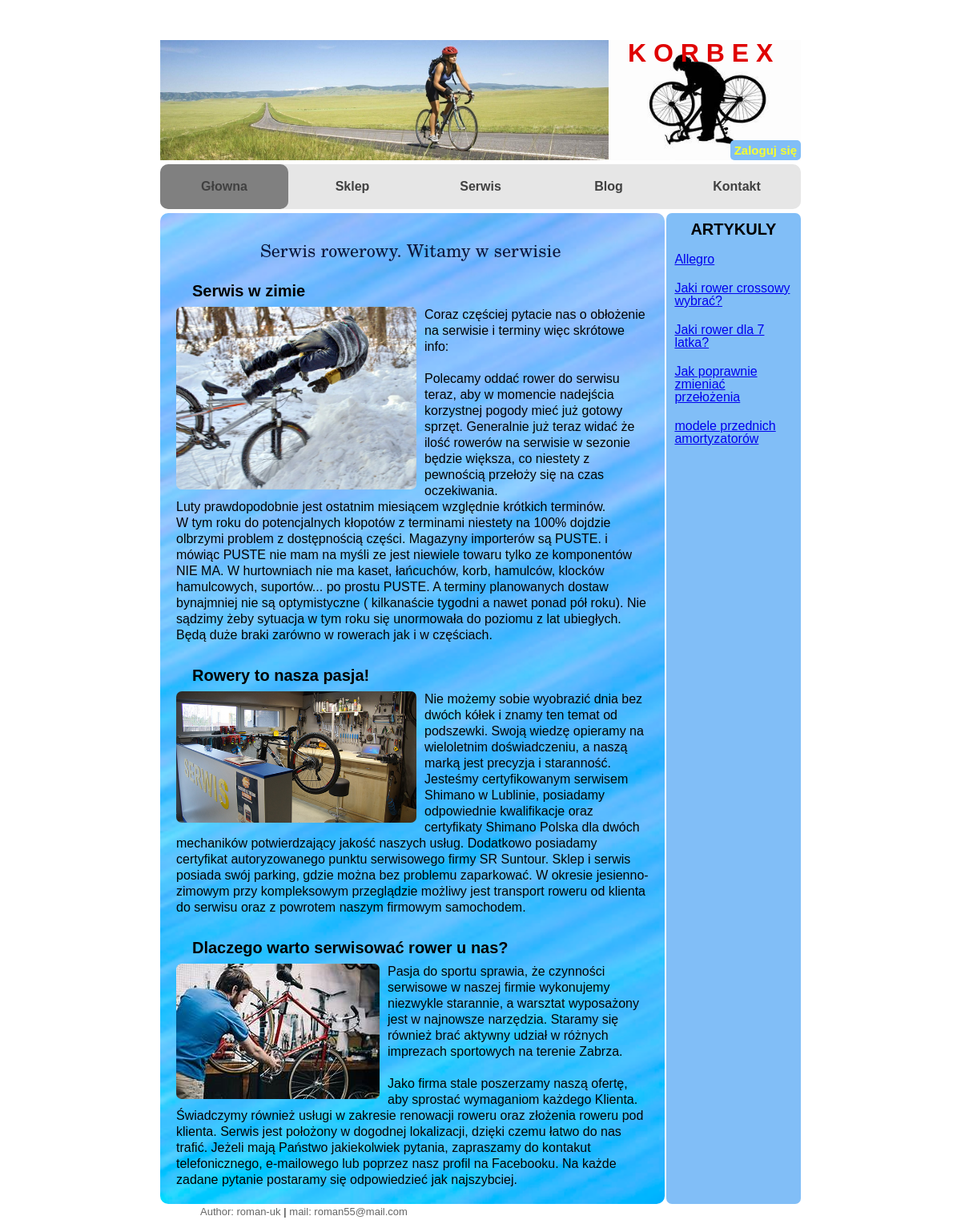
The page / on the database its author committed.
### korbex/models.py (models this page shows, shortened)
class HomeContent(models.Model):
    title = models.CharField(max_length=50, unique=True)
    content = models.TextField(help_text="input your text")
    image = models.ImageField(null=True, blank=True, upload_to='home_image')
    data_add = models.DateTimeField(auto_now=True, null=True, blank=True)
    @property
    def imageUrl(self):
        try:
            wg = self.image.url
        except:
            wg = ''
        return wg

class Blog(models.Model):
    title = models.CharField(max_length=50, unique=True, verbose_name='Tytulł')
    content = models.TextField(verbose_name='Treść')
    image = models.ImageField(null=True, blank=True, verbose_name='Obrazek do artyklu', upload_to='blog_image')
    data_add = models.DateField(auto_now=True)
    author = models.CharField(max_length=20, verbose_name='Awtor artyklu')

### korbex/views.py (the view)
# urls.py: path('', views.home, name='home_p'),
def home(request):
    homecontent = HomeContent.objects.all().order_by('-data_add')
    blogcontent = Blog.objects.all().order_by("-data_add")[:5]
    context = {"homecontent": homecontent, 'blogcontent': blogcontent}
    return render(request, 'korbex/home.html', context)

### korbex/templates/korbex/home.html (shortened to what this page needs)
{% extends "./index.html" %}
{% load static %}
{%block home%}
    active
{%endblock%}
{% block content %}
<div class="content-home">
     <h1>Serwis rowerowy. Witamy w serwisie
    </h1>
    {% for hc in homecontent %}
    <div>
    <h3>{{hc.title}}
    </h3>
    <img src="{{ hc.imageUrl }}">
    <p>{{hc.content|linebreaksbr}}</p>
    </div>
    {% endfor %}
</div>
    <div class="sidebar">
        <h3>ARTYKULY</h3>
        {% for artykul in blogcontent %}
        <ul>
            <li><a href="{% url 'blog_p' %}#art{{artykul.id}}">{{artykul.title}}</a></li>
        </ul>
        {% endfor %}
</div>
{% endblock %}

### korbex/static/korbex/css/style.css (style rules this page uses)
body { background-attachment: fixed; background-height: 100%; background-repeat: no-repeat; font-family: Raleway, sans-serif; background-image: url(https://i.pinimg.com/originals/5f/47/84/5f47840c5ee678b8c16ce80b39d7a0ad.jpg); }
h3 { font-size: 20px; font-weight: bold; margin-bottom: 10px; margin-left: 20px; display: flex; }
p { line-height: 20px; }
h1 { font-size: 22px; font-family: New Century Schoolbook, TeX Gyre Schola, serif; color: #0B173B; margin: 15px 10px 0px 5px; text-align: center; }
.content-home { background: url("../images/rm21.jpg"); background-size: cover; width: 80%; padding: 20px; display: flex; flex-direction: column; border-radius: 10px; }
.content-home h3 { margin-top: 30px; }
.content-home img { margin-right: 10px; float: left; max-width: 300px; border-radius: 7px; }
.sidebar { background: #81BEF7; width: 20%; padding: 10px; border-radius: 7px; margin-left: 2px; }
.sidebar li { padding: 10px 0; transition: transform .5s ease; cursor: pointer; }

### rows shown on the page
HomeContent: title "Serwis w zimie", imageUrl (picture), content "Coraz częściej pytacie nas o obłożenie na serwisie i terminy więc skrótowe info: Polecamy oddać rower do serwisu teraz, aby w momencie nadejścia korzystnej pogody mieć już gotowy sprzęt. Generalnie już teraz widać że ilość rowerów na serwisie w sezonie będzie większa, co niestety z pewnością przełoży się na czas oczekiwania. Luty prawdopodobnie jest ostatnim miesiącem względnie krótkich terminów. W tym roku do potencjalnych kłopotów z terminami niestety na 100% dojdzie olbrzymi problem z dostępnością części. Magazyny importerów są PUSTE. i mówiąc PUSTE nie mam na myśli ze jest niewiele towaru tylko ze komponentów NIE MA. W hurtowniach nie ma kaset, łańcuchów, korb, hamulców, klocków…"
HomeContent: title "Rowery to nasza pasja!", imageUrl (picture), content "Nie możemy sobie wyobrazić dnia bez dwóch kółek i znamy ten temat od podszewki. Swoją wiedzę opieramy na wieloletnim doświadczeniu, a naszą marką jest precyzja i staranność. Jesteśmy certyfikowanym serwisem Shimano w Lublinie, posiadamy odpowiednie kwalifikacje oraz certyfikaty Shimano Polska dla dwóch mechaników potwierdzający jakość naszych usług. Dodatkowo posiadamy certyfikat autoryzowanego punktu serwisowego firmy SR Suntour. Sklep i serwis posiada swój parking, gdzie można bez problemu zaparkować. W okresie jesienno-zimowym przy kompleksowym przeglądzie możliwy jest transport roweru od klienta do serwisu oraz z powrotem naszym firmowym samochodem."
HomeContent: title "Dlaczego warto serwisować rower u nas?", imageUrl (picture), content "Pasja do sportu sprawia, że czynności serwisowe w naszej firmie wykonujemy niezwykle starannie, a warsztat wyposażony jest w najnowsze narzędzia. Staramy się również brać aktywny udział w różnych imprezach sportowych na terenie Zabrza. Jako firma stale poszerzamy naszą ofertę, aby sprostać wymaganiom każdego Klienta. Świadczymy również usługi w zakresie renowacji roweru oraz złożenia roweru pod klienta. Serwis jest położony w dogodnej lokalizacji, dzięki czemu łatwo do nas trafić. Jeżeli mają Państwo jakiekolwiek pytania, zapraszamy do kontakut telefonicznego, e-mailowego lub poprzez nasz profil na Facebooku. Na każde zadane pytanie postaramy się odpowiedzieć jak najszybciej."
Blog: title "Allegro"
Blog: title "Jaki rower crossowy wybrać?"
Blog: title "Jaki rower dla 7 latka?"
Blog: title "Jak poprawnie zmieniać przełożenia"
Blog: title "modele przednich amortyzatorów"
